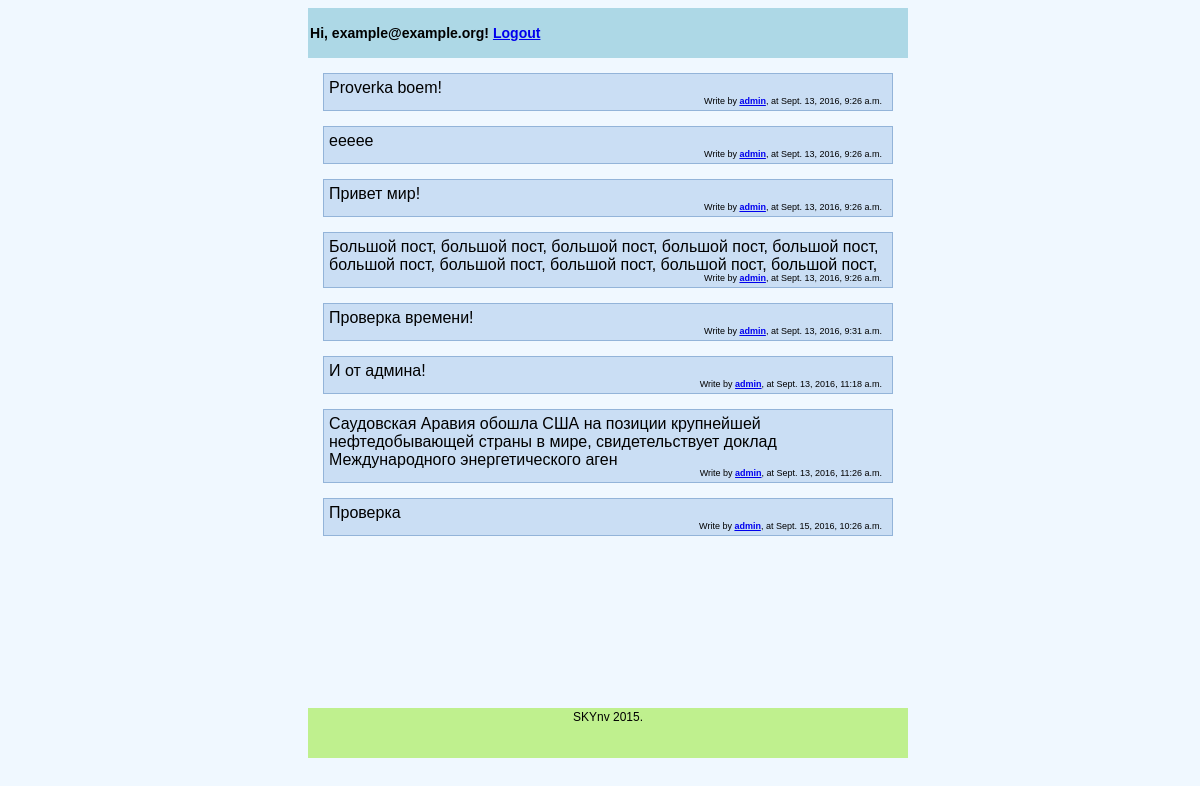
Screenshot of /admin (signed in) with the database file from the repository.
### mblog/models.py (models this page shows, shortened)
class UserPost(models.Model):
    post_text = models.TextField(max_length=140)
    post_user = models.ForeignKey(User, null=True, related_name='+')
    post_date = models.DateTimeField()

### mblog/views.py (the view)
# urls.py: url(r'^(?P<user_name>[a-zA-Z0-9@.]+)', views.search),
def search(request, user_name):
    user = request.user
    post_autor = User.objects.get(username=user_name)
    template = loader.get_template('mblog/userposts.html')
    user_posts = UserPost.objects.filter(post_user=post_autor)[:10]
    context = RequestContext(request, {'user_posts': user_posts, 'user': user})
    return HttpResponse(template.render(context))

### templates/mblog/userposts.html (shortened to what this page needs)
{% extends "mblog/base.html" %}
{% block content %}
    {% for post in user_posts %}
        <div class="comment">
            {{ post.post_text }}
            <div class="info"> Write by <b><a href="/{{ post.post_user }}">{{ post.post_user }}</a></b>,
                at {{ post.post_date }} </div>
        </div>
    {% endfor %}
{% endblock %}

### templates/mblog/base.html (shortened to what this page needs)
<html>
<head>
</head>
<body>
<div class="wrapper">
    <header class="header">
        {% block header %}
            <div>
            {% if not user.is_authenticated %}
        <form action="" method="post">
            {% csrf_token %}
            {{ lform.errors }}
            {{ lform.as_p }}
            <p><input type="submit" value="Login"></p>
        </form>
                </div>
                <div align="right">
                <b>Or you can <a href="/_reg">register</a> a new user!</b>
                </div>
    {% else %}
        <h3><p>Hi, {{ user.username }}! <a href="/_exit"><b>Logout</b></a></p><h3>
    {% endif %}
        {% endblock %}
    </header>
    <main class="content">
        {% block content %}
        {% endblock %}
    </main>
</div>
<footer class="footer">
    {% block footer %}
        SKYnv 2015.
    {% endblock %}
</footer>
</body>
</html>

### rows the page displays
UserPost: post_text "Proverka boem!", post_user "admin", post_date "Sept. 13, 2016, 9:26 a.m."
UserPost: post_text "eeeee", post_user "admin", post_date "Sept. 13, 2016, 9:26 a.m."
UserPost: post_text "Привет мир!", post_user "admin", post_date "Sept. 13, 2016, 9:26 a.m."
UserPost: post_text "Большой пост, большой пост, большой пост, большой пост, большой пост, большой пост, большой пост, большой пост, большой пост, большой пост,", post_user "admin", post_date "Sept. 13, 2016, 9:26 a.m."
UserPost: post_text "Проверка времени!", post_user "admin", post_date "Sept. 13, 2016, 9:31 a.m."
UserPost: post_text "И от админа!", post_user "admin", post_date "Sept. 13, 2016, 11:18 a.m."
UserPost: post_text "Саудовская Аравия обошла США на позиции крупнейшей нефтедобывающей страны в мире, свидетельствует доклад Международного энергетического аген", post_user "admin", post_date "Sept. 13, 2016, 11:26 a.m."
UserPost: post_text "Проверка", post_user "admin", post_date "Sept. 15, 2016, 10:26 a.m."

### other values shown
{{ user.username }} "example@example.org"
